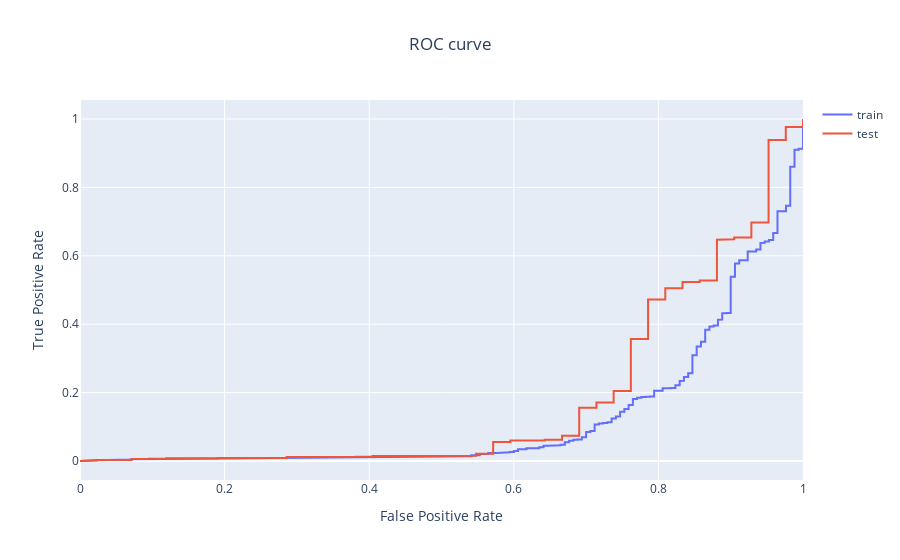

Notebook code cell kept with this figure:
### Code cell
# Visualize ROC curves
probas_train = classifier.predict_proba(X_train)[:,1]
precisions, recalls, thresholds = roc_curve(Y_train, probas_train)
fig = go.Figure(
    data = go.Scatter(
        name = 'train',
        x = recalls, 
        y = precisions, 
        mode = 'lines'
    ),
    layout = go.Layout(
        title = go.layout.Title(text = "ROC curve", x = 0.5),
        xaxis = go.layout.XAxis(title = 'False Positive Rate'),
        yaxis = go.layout.YAxis(title = 'True Positive Rate')
    )
)

probas_test = classifier.predict_proba(X_test)[:,1]
precisions, recalls, thresholds = roc_curve(Y_test, probas_test)
fig.add_trace(go.Scatter(
    name = 'test',
    x = recalls, 
    y = precisions, 
    mode = 'lines'
    )
)
fig.show()
